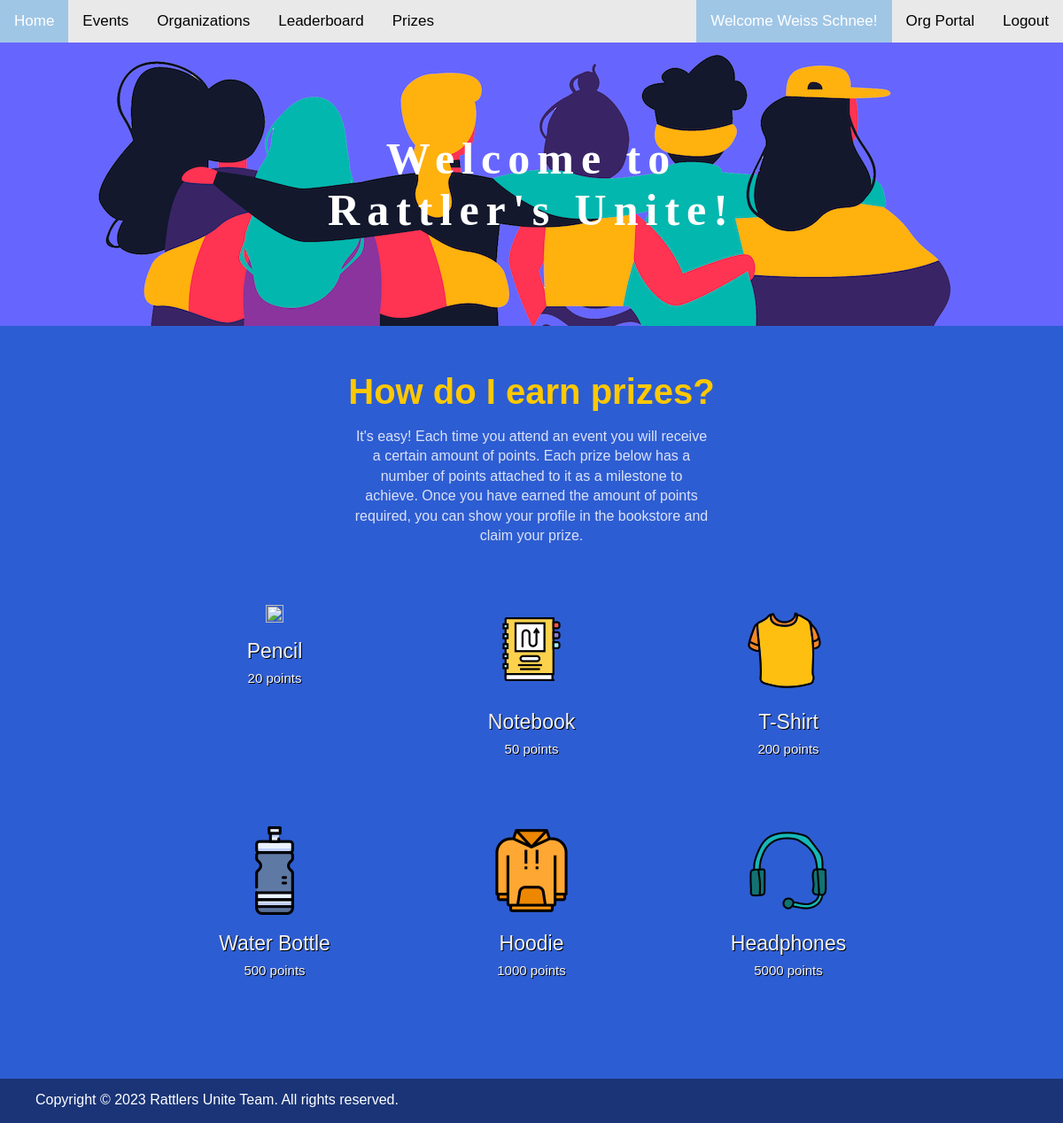
Before: /prizes (signed in) with the older database file.
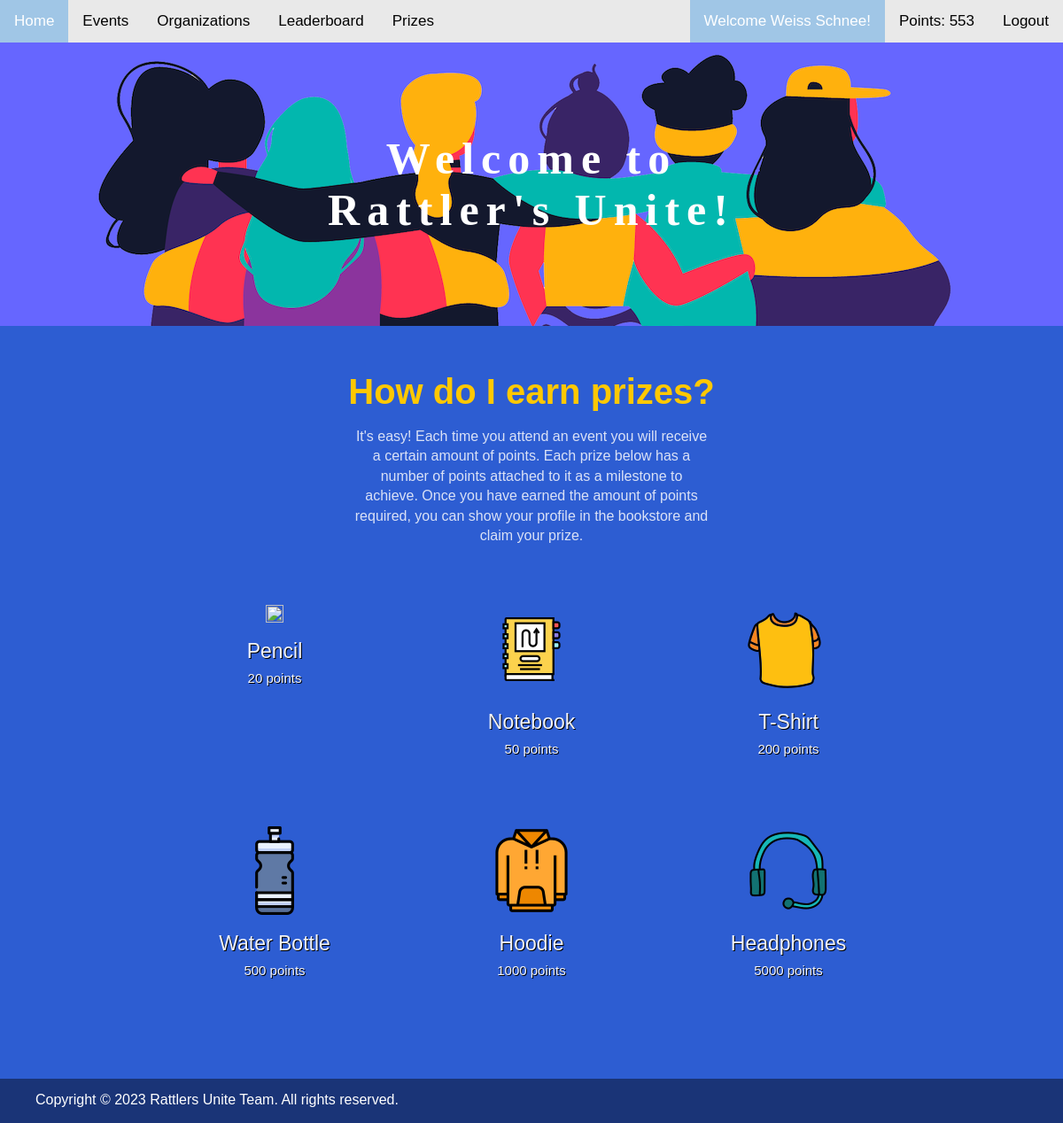
After: the same page with the newer database file.
### models.py (models this page shows, shortened)
class Account(db.Model, UserMixin):
    __tablename__ = "Accounts"
    id = db.Column(db.Integer, primary_key=True, autoincrement=True)
    name = db.Column(db.String)
    username = db.Column(db.String, unique=True, nullable=False)
    password = db.Column(db.String(255), nullable=False)
    points = db.Column(db.Integer, nullable=False, default=0)
    about = db.Column(db.String, nullable=False, default="I'm new here. Say hi!")
    icon = db.Column(
        db.String, nullable=False, default="../static/defaults/STMUlogo.jpg"
    )
    staff = db.Column(db.Boolean, default=False, nullable=False)
    admin = db.Column(db.Boolean, default=False, nullable=False)

class OrganizationAccount(Account):
    def __init__(self, **properties):
        super().__init__(**properties, staff=True)

### views.py (the view)
@main_view.route("/prizes")
def prizes():
    return render_template("sections/prizes.html")

### app.py (called while the page is built)
@login_manager.user_loader
def load_user(user_id: int):
    user = Account.query.get(user_id)
    if user:
        return user
    return None

### templates/sections/prizes.html
{% extends 'base.html' %}
{% block content %}
<div class="prizes intro">
    <h3 class="prizes title">How do I earn prizes?</h3>
    <p class="prizes info">It's easy! Each time you attend an event you will receive a certain amount
        of points. Each prize below has a number of points attached to it as a milestone to achieve.
        Once you have earned the amount of points required, you can show your profile in the bookstore
        and claim your prize.
    </p>
</div>
<div class="gridmenu prizes">
    <div class="prizebox">
        <img src="../static/icons/pencil.png" class="prize"></img>
        <p class="prizelabel">Pencil</p>
        <p class="prizepoints">20 points</p>
    </div>
    <div class="prizebox">
        <img src="../static/icons/notebook2.png" class="prize"></img>
        <p class="prizelabel">Notebook</p>
        <p class="prizepoints">50 points</p>
    </div>
    <div class="prizebox">
        <img src="../static/icons/tshirt2.png" class="prize"></img>
        <p class="prizelabel">T-Shirt</p>
        <p class="prizepoints">200 points</p>
    </div>
    <div class="prizebox">
        <img src="../static/icons/waterbottle2.png" class="prize"></img>
        <p class="prizelabel">Water Bottle</p>
        <p class="prizepoints">500 points</p>
    </div>
    <div class="prizebox">
        <img src="../static/icons/hoodie2.png" class="prize"></img>
        <p class="prizelabel">Hoodie</p>
        <p class="prizepoints">1000 points</p>
    </div>
    <div class="prizebox">
        <img src="../static/icons/headphones2.png" class="prize"></img>
        <p class="prizelabel">Headphones</p>
        <p class="prizepoints">5000 points</p>
    </div>
</div>
{% endblock %}

### templates/base.html (shortened to what this page needs)
<!DOCTYPE html>
<html lang="en">
<head>
    <link rel="stylesheet" href="../static/css/base.css">
</head>
<body>
    <div class="topnav" stylesheet="">
        <a class="active" href="{{ url_for('main_view.main') }}">Home</a>
        <a href="{{ url_for('main_view.events') }}">Events</a>
        <a href="{{ url_for('main_view.organizations') }}">Organizations</a>
        <a href="{{ url_for('main_view.leaderboards') }}">Leaderboard</a>
        <a href="{{ url_for('main_view.prizes') }}">Prizes</a>
        {% if current_user.is_authenticated %}
            <div class="login">
                <a href="{{ url_for('login.logout') }}">Logout</a>
            </div>
            {% if current_user.staff %}
                <div class="login">
                    <a href="{{ url_for('admin.portal') }}">Org Portal</a>
                </div>
            {% endif %}
        {% else %}
            <div class="login">
                <a href="{{ url_for('login.login') }}">Login</a>
            </div>
        {% endif %}
        <div class="login">
            {% if current_user.is_authenticated %}
                <a class="active">
                    Welcome {{ current_user.name }}!
                </a>
                {% if not current_user.staff %}
                    <a>Points: {{ current_user.points }}</a>
                {% endif %}
            {% else %}
                <a class="active">
                    Welcome Guest!
                </a>
            {% endif %}
        </div>
    </div>
    <div class="container">
        <img class="banner" src="../static/defaults/friendsHug.png"/>
        <div class="centered">
            <p class="welcome">
                Welcome to Rattler's Unite!
            </p>
        </div>
    </div>
    {% block content %}
    {% endblock %}
    <footer>
        <ul>
            <p>Copyright © 2023 Rattlers Unite Team. All rights reserved.
        </ul>
    </footer>
</body>
</html>

Changed rows visible on the page:
changed OrganizationAccount "Weiss Schnee": staff True → False (drawn); points (not shown) → "553"
Other visible differences:
text no longer shown: "Org Portal"
text now shown: "Points:"
